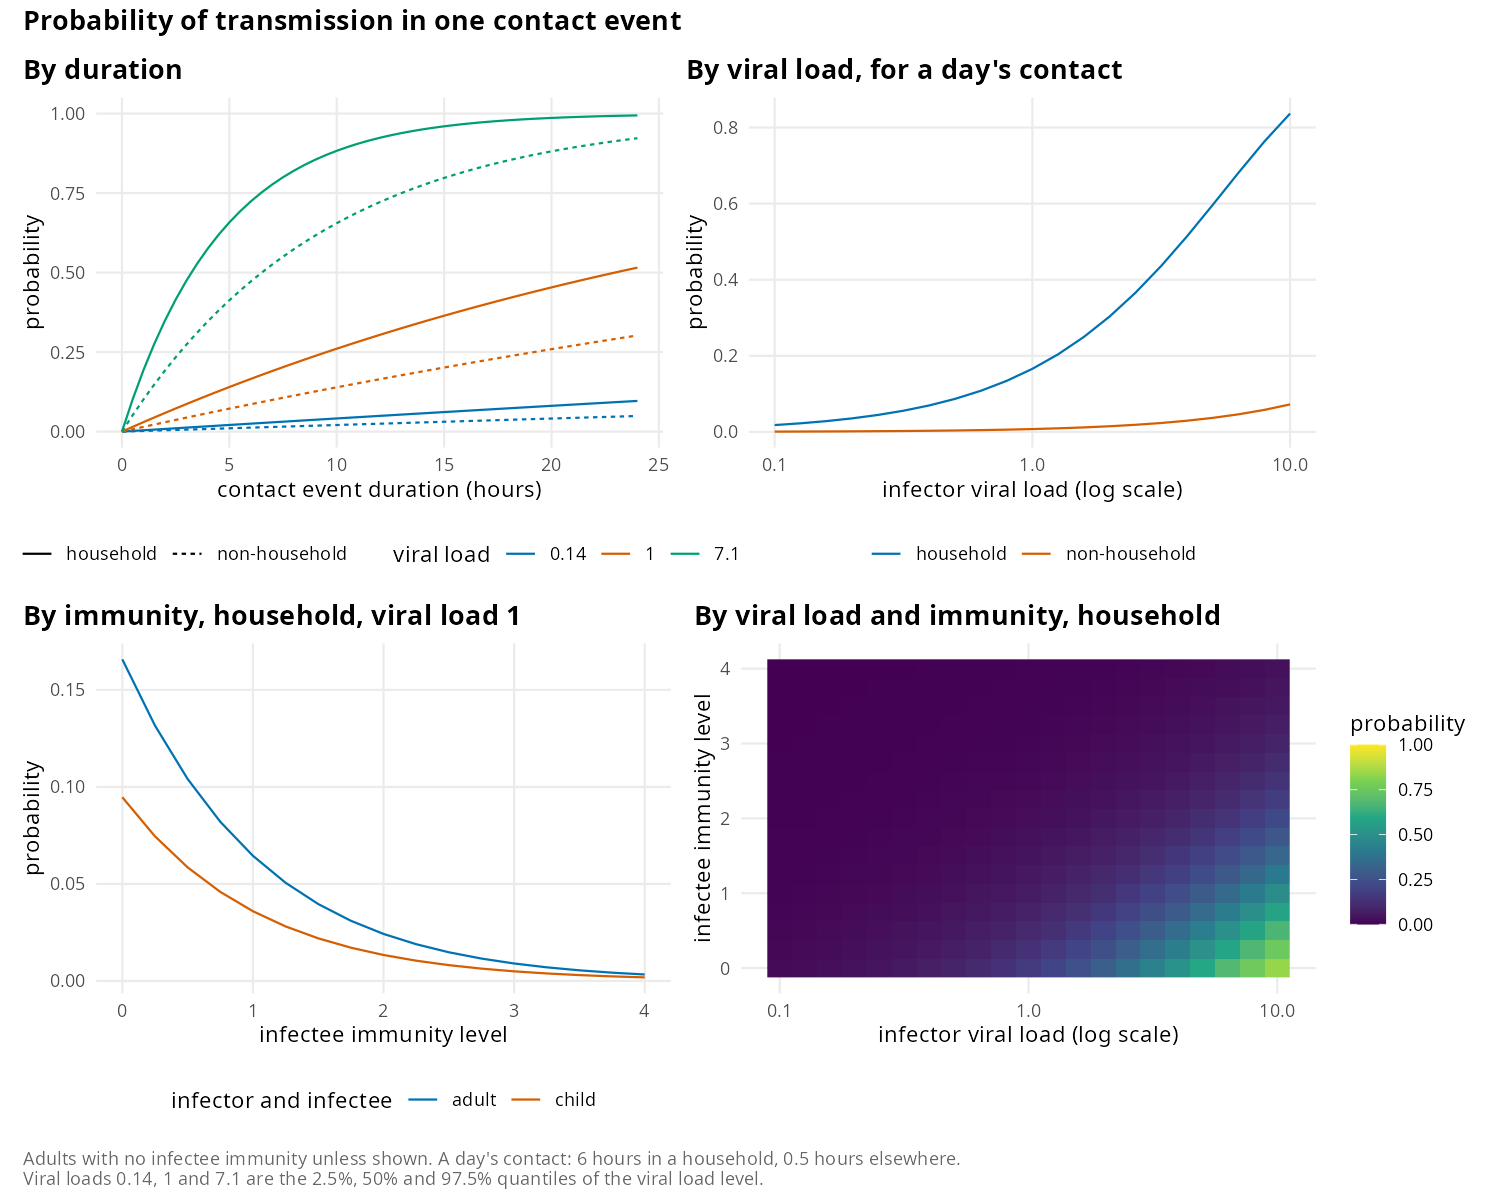

Write R code to recreate this figure.
# Expected: the probability of transmission in one contact event is
# 1 - exp(-hazard x duration). It rises almost linearly with duration while
# hazard x duration is small, then levels off towards 1; at the default
# hazards most contact events are in the near-linear range. Household
# contact events have exp(0.7), about 2 times, the hazard, so a household
# contact event at one viral load matches a non-household one at twice that
# viral load. Probability rises with infector viral load (nearly in
# proportion while small) and falls with infectee immunity (by about
# exp(-immunity) while small); child infectees have lower probability at
# every immunity level. Viral load and immunity act multiplicatively on the
# hazard, so in the bottom-right panel lines of equal probability are
# straight, with viral load needing to rise by a factor e for each unit of
# immunity.

source("reports/theme.R")
library(patchwork)

draws <- read_draws("transmission_probability")
draws$location <- ifelse(draws$in_household, "household", "non-household")
adult_no_immunity <- draws[draws$age_group == "adult" &
                             draws$immunity_level == 0, ]
typical_duration <- ifelse(draws$in_household, draws$household_hours,
                           draws$non_household_hours)
typical <- draws[draws$duration == typical_duration, ]

# the 2.5%, 50% and 97.5% quantiles of the viral load level
shown_loads <- adult_no_immunity$typical_level
by_duration <- ggplot(adult_no_immunity[shown_loads, ],
                      aes(duration, probability,
                          colour = factor(signif(viral_load, 2)),
                          linetype = location)) +
  geom_line() +
  scale_y_continuous(limits = c(0, 1)) +
  labs(x = "contact event duration (hours)", y = "probability",
       colour = "viral load", linetype = NULL,
       title = "By duration")

by_viral_load <- ggplot(typical[typical$age_group == "adult" &
                                  typical$immunity_level == 0 &
                                  typical$on_grid, ],
                        aes(viral_load, probability, colour = location)) +
  geom_line() +
  scale_x_log10(labels = scales::label_number()) +
  labs(x = "infector viral load (log scale)", y = "probability",
       colour = NULL, title = "By viral load, for a day's contact")

by_immunity <- ggplot(typical[typical$in_household &
                                abs(typical$viral_load - 1) < 1e-9, ],
                      aes(immunity_level, probability,
                          colour = age_group)) +
  geom_line() +
  labs(x = "infectee immunity level", y = "probability",
       colour = "infector and infectee",
       title = "By immunity, household, viral load 1")

by_viral_load_and_immunity <- ggplot(
  typical[typical$in_household & typical$age_group == "adult" &
            typical$on_grid, ],
  aes(viral_load, immunity_level, fill = probability)
) +
  geom_raster() +
  scale_x_log10(labels = scales::label_number()) +
  scale_fill_viridis_c(limits = c(0, 1)) +
  labs(x = "infector viral load (log scale)",
       y = "infectee immunity level", fill = "probability",
       title = "By viral load and immunity, household") +
  theme(legend.position = "right")

figure <- (by_duration + by_viral_load) /
  (by_immunity + by_viral_load_and_immunity) +
  plot_annotation(
    title = "Probability of transmission in one contact event",
    caption = paste(
      "Adults with no infectee immunity unless shown. A day's contact:",
      "6 hours in a household, 0.5 hours elsewhere.\nViral loads 0.14,",
      "1 and 7.1 are the 2.5%, 50% and 97.5% quantiles of the viral load",
      "level."
    )
  )
save_figure(figure, "transmission_probability", width = 10, height = 8)
